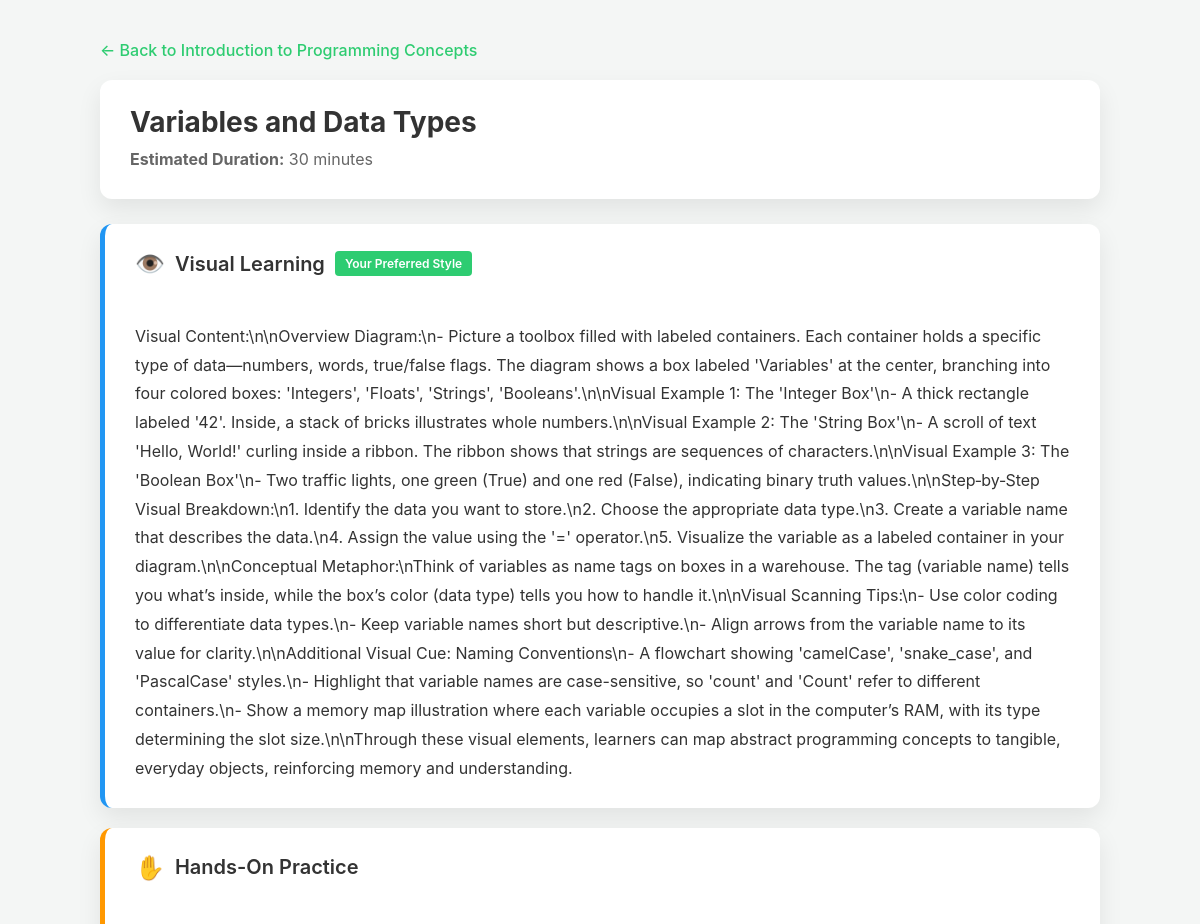
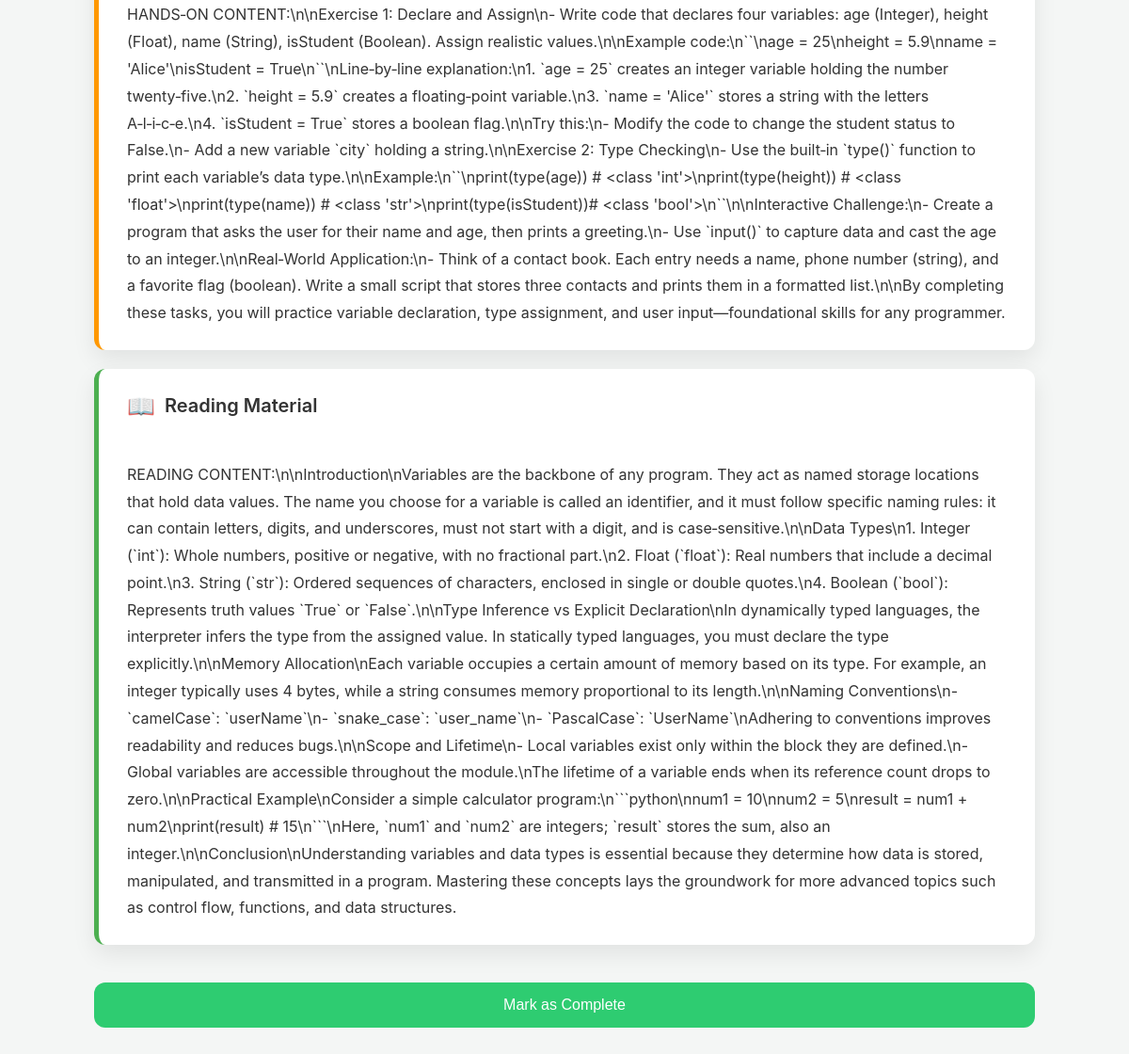
/lesson/9/ (signed in), run on the app's committed database (2 pictures, top to bottom).
### lessons/models.py (models this page shows, shortened)
class Topic (models.Model):
    subject = models.CharField(max_length= 50, choices=SUBJECT_CHOICES)
    difficulty_level = models.CharField(max_length=50, choices=DIFFICULTY_CHOICES)
    topic_name = models.CharField(max_length=50)
    description = models.TextField()
    order = models.IntegerField(help_text='Order within the difficulty level')
    created_at = models.DateTimeField(auto_now_add=True)
    class Meta:
        ordering = ['difficulty_level', 'order']
        unique_together = ['subject', 'difficulty_level', 'order']

class Lesson (models.Model):
    topic = models.ForeignKey(Topic, on_delete=models.CASCADE, related_name='lessons')
    lesson_title = models.CharField(max_length=200)
    lesson_content = models.JSONField(help_text="AI-generated lesson content based on skills")
    order = models.IntegerField(help_text="Order within the topic")
    estimated_duration = models.IntegerField(default=30, help_text="Estimated minutes to complete")
    created_at = models.DateTimeField(auto_now_add=True)
    class Meta:
        ordering = ['topic', 'order']
        unique_together = ['topic', 'order']

### lessons/views.py (the view)
# urls.py: path('lesson/<int:lesson_id>/', views.lesson_detail_view, name='lesson_detail' ),
@login_required
def lesson_detail_view(request, lesson_id):
    lesson = Lesson.objects.get(id=lesson_id)
    profile = request.user.learningprofile
    learning_styles = {
        'visual': profile.visual_learning_score,
        'hands_on': profile.hands_on_learning_score,
        'reading': profile.reading_learning_score
    }
    dominant_style = max(learning_styles, key=learning_styles.get)
    return render(request, 'lesson_detail.html', {
        'lesson': lesson,
        'topic': lesson.topic,
        'dominant_style': dominant_style,
        'learning_styles': learning_styles
    })

### lessons/templates/lesson_detail.html (shortened to what this page needs)
<!DOCTYPE html>
<html lang="en">
  <head>
  </head>
  <body>
    <div class="container">
      <a href="{% url 'topic_detail' topic.id %}" class="back-link">
        ← Back to {{ topic.topic_name }}
      </a>
      <div class="lesson-header">
        <h1>{{ lesson.lesson_title }}</h1>
        <p>
          <strong>Estimated Duration:</strong> {{ lesson.estimated_duration }}
          minutes
        </p>
      </div>
      <div class="content-section visual-section">
        <div class="section-title">
          <span class="section-icon">👁️</span>
          Visual Learning {% if dominant_style == 'visual' %}
          <span class="dominant-badge">Your Preferred Style</span>
          {% endif %}
        </div>
        <div class="content-text">
          {{ lesson.lesson_content.visual_learning }}
        </div>
      </div>
      <div class="content-section hands-on-section">
        <div class="section-title">
          <span class="section-icon">✋</span>
          Hands-On Practice
        </div>
        <div class="content-text">
          {{ lesson.lesson_content.hands_on_learning }}
        </div>
      </div>
      <div class="content-section reading-section">
        <div class="section-title">
          <span class="section-icon">📖</span>
          Reading Material
        </div>
        <div class="content-text">
          {{ lesson.lesson_content.reading_learning }}
        </div>
      </div>
      <button class="completion-button" onclick="markComplete()">
        Mark as Complete
      </button>
    </div>
  </body>
</html>

### lessons/templates/lesson_detail.html (style rules this page uses)
:root { --primary-color: #2ecc71; --primary-hover: #27ae60; --visual-color: #2196f3; --hands-on-color: #ff9800; --reading-color: #4caf50; --background: #f4f6f5; --text-color: #333; --subtext-color: #666; --border-radius: 12px; --shadow: 0 10px 25px rgba(0, 0, 0, 0.08); }
body { font-family: "Inter", Arial, sans-serif; background-color: var(--background); margin: 0; padding: 40px 20px; color: var(--text-color); }
a { color: inherit; text-decoration: none; }
.container { max-width: 1000px; margin: 0 auto; }
.back-link { display: inline-block; margin-bottom: 20px; color: var(--primary-color); font-weight: 500; }
.lesson-header { background: white; padding: 25px 30px; border-radius: var(--border-radius); box-shadow: var(--shadow); margin-bottom: 25px; }
h1 { margin: 0 0 10px; font-size: 28px; color: var(--text-color); }
p { margin: 5px 0; font-size: 16px; color: var(--subtext-color); }
.content-section { background: white; padding: 25px 30px; margin-bottom: 20px; border-radius: var(--border-radius); box-shadow: var(--shadow); border-left: 5px solid; }
.visual-section { border-left-color: var(--visual-color); }
.hands-on-section { border-left-color: var(--hands-on-color); }
.reading-section { border-left-color: var(--reading-color); }
.section-title { font-size: 20px; font-weight: 600; margin-bottom: 15px; display: flex; align-items: center; }
.section-icon { margin-right: 10px; font-size: 24px; }
.content-text { line-height: 1.8; color: var(--text-color); white-space: pre-line; }
.dominant-badge { background: var(--primary-color); color: white; padding: 5px 10px; border-radius: 4px; font-size: 12px; margin-left: 10px; }
.completion-button { background: var(--primary-color); color: white; padding: 15px 30px; border: none; border-radius: var(--border-radius); cursor: pointer; font-size: 16px; width: 100%; margin-top: 20px; transition: background 0.2s; }

### data on the page
Topic: topic_name "Introduction to Programming Concepts"
Lesson: lesson_title "Variables and Data Types", estimated_duration "30", lesson_content.visual_learning "Visual Content:\\n\\nOverview Diagram:\\n- Picture a toolbox filled with labeled containers. Each container holds a specific type of data—numbers, words, true/false flags. The diagram shows a box labeled 'Variables' at the center, branching into four colored boxes: 'Integers', 'Floats', 'Strings', 'Booleans'.\\n\\nVisual Example 1: The 'Integer Box'\\n- A thick rectangle labeled '42'. Inside, a stack of bricks illustrates whole numbers.\\n\\nVisual Example 2: The 'String Box'\\n- A scroll of text 'Hello, World!' curling inside a ribbon. The ribbon shows that strings are sequences of characters.\\n\\nVisual Example 3: The 'Boolean Box'\\n- Two traffic lights, one green (True) and one red (False),…", lesson_content.hands_on_learning "HANDS‑ON CONTENT:\\n\\nExercise 1: Declare and Assign\\n- Write code that declares four variables: age (Integer), height (Float), name (String), isStudent (Boolean). Assign realistic values.\\n\\nExample code:\\n``\\nage = 25\\nheight = 5.9\\nname = 'Alice'\\nisStudent = True\\n``\\nLine‑by‑line explanation:\\n1. `age = 25` creates an integer variable holding the number twenty‑five.\\n2. `height = 5.9` creates a floating‑point variable.\\n3. `name = 'Alice'` stores a string with the letters A‑l‑i‑c‑e.\\n4. `isStudent = True` stores a boolean flag.\\n\\nTry this:\\n- Modify the code to change the student status to False.\\n- Add a new variable `city` holding a string.\\n\\nExercise 2: Type Checking\\n- Use the…", lesson_content.reading_learning "READING CONTENT:\\n\\nIntroduction\\nVariables are the backbone of any program. They act as named storage locations that hold data values. The name you choose for a variable is called an identifier, and it must follow specific naming rules: it can contain letters, digits, and underscores, must not start with a digit, and is case‑sensitive.\\n\\nData Types\\n1. Integer (`int`): Whole numbers, positive or negative, with no fractional part.\\n2. Float (`float`): Real numbers that include a decimal point.\\n3. String (`str`): Ordered sequences of characters, enclosed in single or double quotes.\\n4. Boolean (`bool`): Represents truth values `True` or `False`.\\n\\nType Inference vs Explicit…"
